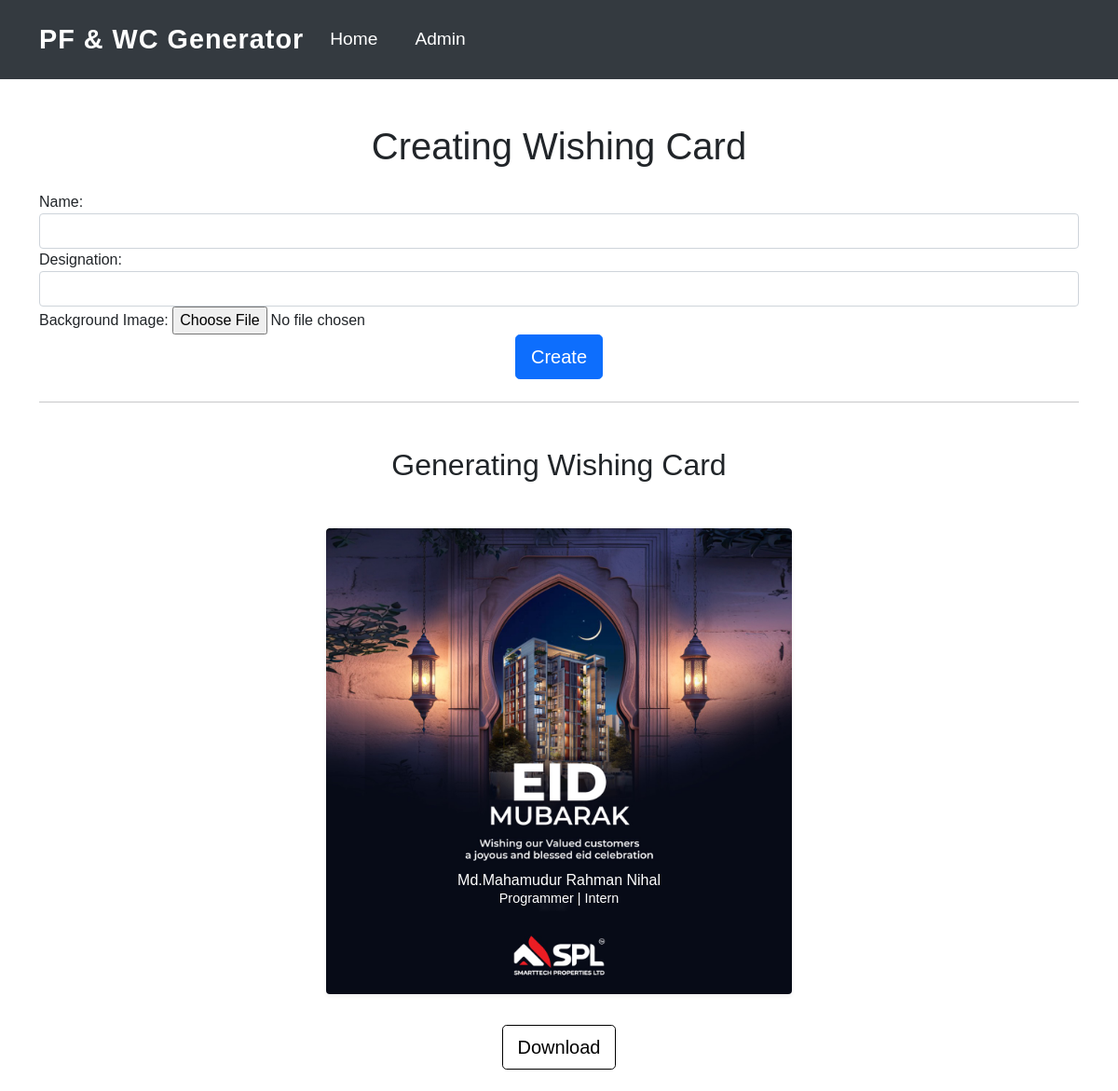
Screenshot of /wishingcard/ with the database file from the repository.
### PhotoUpload/models.py (models this page shows, shortened)
class WishingCard(models.Model):
    name = models.CharField(max_length=100)
    designation = models.CharField(max_length=100, default="FDL Family")
    background_image = models.ImageField(upload_to='wishing_card_backgrounds', default='default_background.png')

### PhotoUpload/views.py (the view)
# urls.py: path('wishingcard/', views.wishingcard, name='wishingcard'),
def wishingcard(request):
    if request.method == 'POST':
        name = request.POST.get('name')
        designation = request.POST.get('designation')
        background_image = request.FILES.get('background_image')
        WishingCard.objects.create(name=name, designation=designation, background_image=background_image)
        return redirect('wishingcard')
    else:
        wishing_cards = WishingCard.objects.all()
        return render(request, 'PhotoUpload/wishingcard.html', {'wishing_cards': wishing_cards})

### PhotoUpload/templates/photoupload/wishingcard.html (shortened to what this page needs)
{% extends "PhotoUpload/base.html" %}
{% block body %}
<div class="container">
    <h1 class="text-center mt-5 mb-4">Creating Wishing Card</h1>
    <form method="post" enctype="multipart/form-data" class="mb-4" id="wishing-card-form">
        <div class="form-group">
            <label for="name">Name:</label>
            <input type="text" class="form-control" id="name" name="name">
        </div>
        <div class="form-group">
            <label for="designation">Designation:</label>
            <input type="text" class="form-control" id="designation" name="designation">
        </div>
        <div class="form-group">
            <label for="background_image">Background Image:</label>
            <input type="file" class="form-control-file" id="background_image" name="background_image">
        </div>
        <div class="text-center">
            <button type="submit" class="btn btn-primary btn-lg">Create</button>
        </div>
    </form>
    <hr>
    <h2 class="text-center mt-5">Generating Wishing Card</h2>
    {% if wishing_cards %}
    <div class="card shadow-sm text-center mt-5 position-relative" style="width: 500px; height: 500px; margin: 5rem auto; overflow: hidden; border: none;">
        <img src="{{ wishing_cards.0.background_image.url }}" class="card-img-top" alt="Wishing Card Background" style="width: 100%; height: 100%; object-fit: cover;">
        <div class="position-absolute text-center" style="top: 80%; left: 50%; transform: translate(-50%, -50%); color: white;">
            <h5 class="card-title" style="font-size: 1rem;">{{ wishing_cards.0.name }}</h5>
            <p class="card-text mb-4" style="margin-top: -0.5rem; font-size: 0.9rem;">{{ wishing_cards.0.designation }}</p>
        </div>
    </div>
    <div class="text-center mt-3">
        <a href="{% url 'download_wishing_card' pk=wishing_cards.0.pk %}" class="btn btn-outline-primary btn-lg">Download</a>
    </div>
    {% else %}
    <div class="text-center mt-5">
        <p>No wishing cards available.</p>
    </div>
    {% endif %}
</div>
{% endblock %}

### PhotoUpload/templates/photoupload/wishingcard.html (style rules this page uses)
.card { border: none; }
.btn-outline-primary { border-color: black; color: black; transition: background-color 0.3s; margin-top:-70px; }
.card-title { font-size: 1.5rem; }
.card-text { font-size: 1.2rem; }

### rows the page displays
WishingCard: background_image (picture), name "Md.Mahamudur Rahman Nihal", designation "Programmer | Intern"
